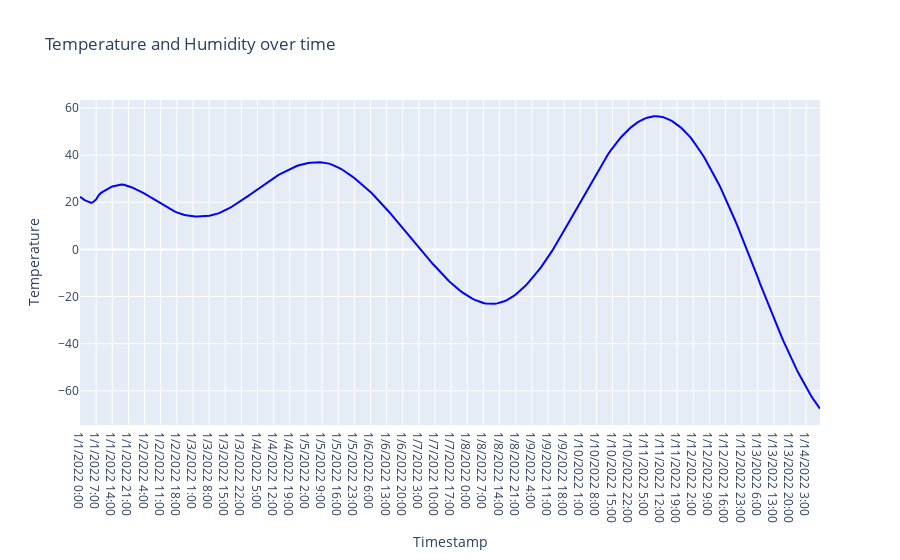

This figure's notebook cell:
### Code cell
fig2 = px.line(newdf, x = 'Timestamp', y = 'Temperature', title='Temperature and Humidity over time',color_discrete_sequence=['blue'])
fig2.show()

### Figure 1 — Plotly figure (JSON) as saved in the notebook; plotly's stock layout.template omitted (floating-point values rounded to 4 significant figures; data arrays with more than 128 entries replaced by an {"elided": "..."} marker saying what was removed)
{"data": [{"hovertemplate": "Timestamp=%{x}<br>Temperature=%{y}<extra></extra>", "legendgroup": "", "line": {"color": "blue", "dash": "solid"}, "marker": {"symbol": "circle"}, "mode": "lines", "name": "", "orientation": "v", "showlegend": false, "type": "scatter", "x": {"elided": "322 str values"}, "xaxis": "x", "y": {"elided": "322 float values"}, "yaxis": "y"}], "layout": {"legend": {"tracegroupgap": 0}, "title": {"text": "Temperature and Humidity over time"}, "xaxis": {"anchor": "y", "domain": [0, 1], "title": {"text": "Timestamp"}}, "yaxis": {"anchor": "x", "domain": [0, 1], "title": {"text": "Temperature"}}}}
